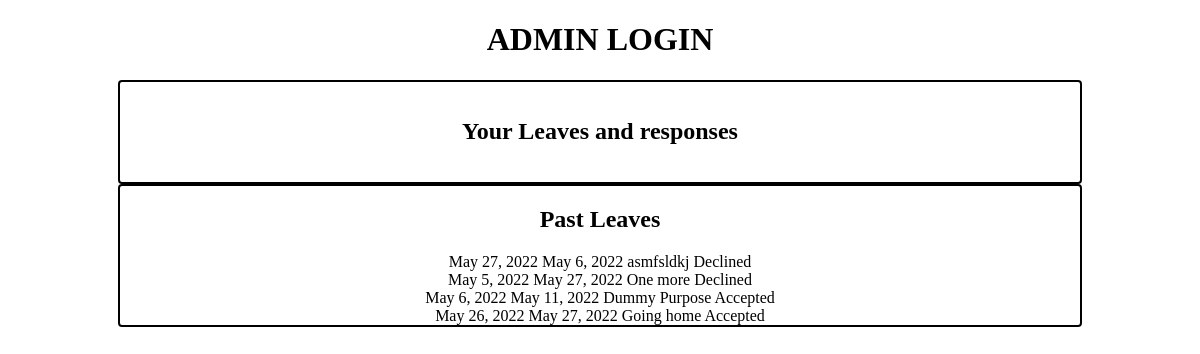
The app's page / (signed in) with its own data.
### mainapp/models.py (models this page shows)
class leaves(models.Model):
    user=models.ForeignKey(User,on_delete=models.CASCADE)
    desc = models.TextField()
    status = models.CharField(max_length=2)
    fromdate = models.DateField()
    todate = models.DateField()

### mainapp/views.py (the view)
# urls.py: path('', vw.homepage),
def homepage(request):
    if(request.user.is_authenticated):
        if(request.user.is_superuser):
            attended = []
            unattended = []
            for each in reversed(leaves.objects.all()):
                if(each.status == 'u'):
                    unattended.append(each)
                else:
                    attended.append(each)
            return render(request,'registration/home_admin.html',{'attended': attended,'unattended' : unattended})
        else:
            dic = leaves.objects.filter(user = request.user).all()
            return render(request,'registration/home_emp.html',{'leaves': reversed(dic)})
    else:
        return render(request,'registration/home.html')

### mainapp/templates/registration/home_admin.html (shortened to what this page needs)
<!DOCTYPE html>
<html lang="en">
<head>
</head>
<body>
    <h1>
        ADMIN LOGIN
    </h1>
    <section class='main'>
        <h1>
            Your Leaves and responses
        </h1>
    </section>
    <section class='main'>
        <h1>
            Past Leaves
        </h1>
        {%for each in attended%}
        <div class="each">
            {{each.fromdate}}
            {{each.todate}}
            {{each.desc}}
            {%if each.status == 'y'%}
            Accepted
            {%else%}
            Declined
            {%endif%}
        </div>
        {%endfor%}
    </section>
</body>
</html>

### mainapp/templates/registration/home_admin.html (style rules this page uses)
.main { margin: 30px; border: 2px solid black; border-radius: 4px; display: flex; flex-direction: column; min-height: 100px; text-align: center; width: 80vw; min-width: 300px; justify-content: center; margin: auto; }
.each { display: flex; width: 100%; flex-direction: row; justify-content: space-evenly; }
h1 { text-align: center; }

### records on screen
leaves: fromdate "May 27, 2022", todate "May 6, 2022", desc "asmfsldkj", status "Declined"
leaves: fromdate "May 5, 2022", todate "May 27, 2022", desc "One more", status "Declined"
leaves: fromdate "May 6, 2022", todate "May 11, 2022", desc "Dummy Purpose", status "Accepted"
leaves: fromdate "May 26, 2022", todate "May 27, 2022", desc "Going home", status "Accepted"
